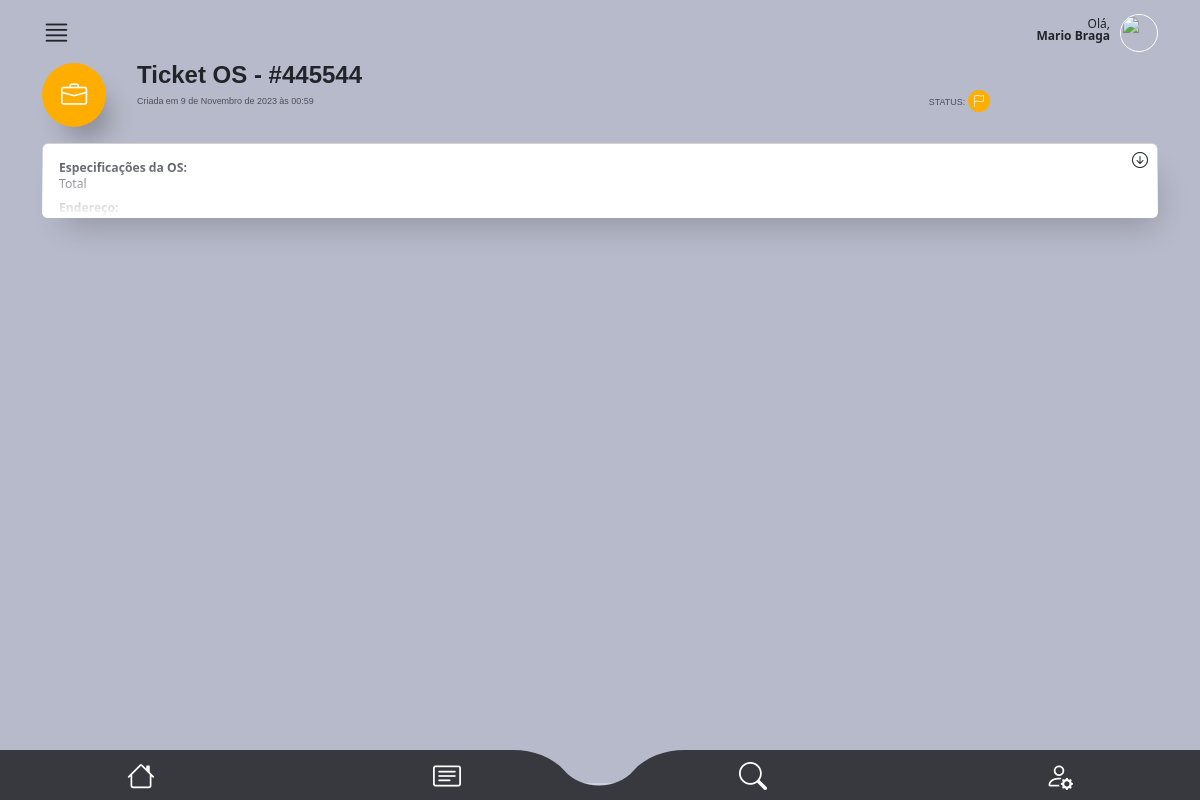
/main/os_detail2/1 (signed in), run on an earlier commit of the app's database.
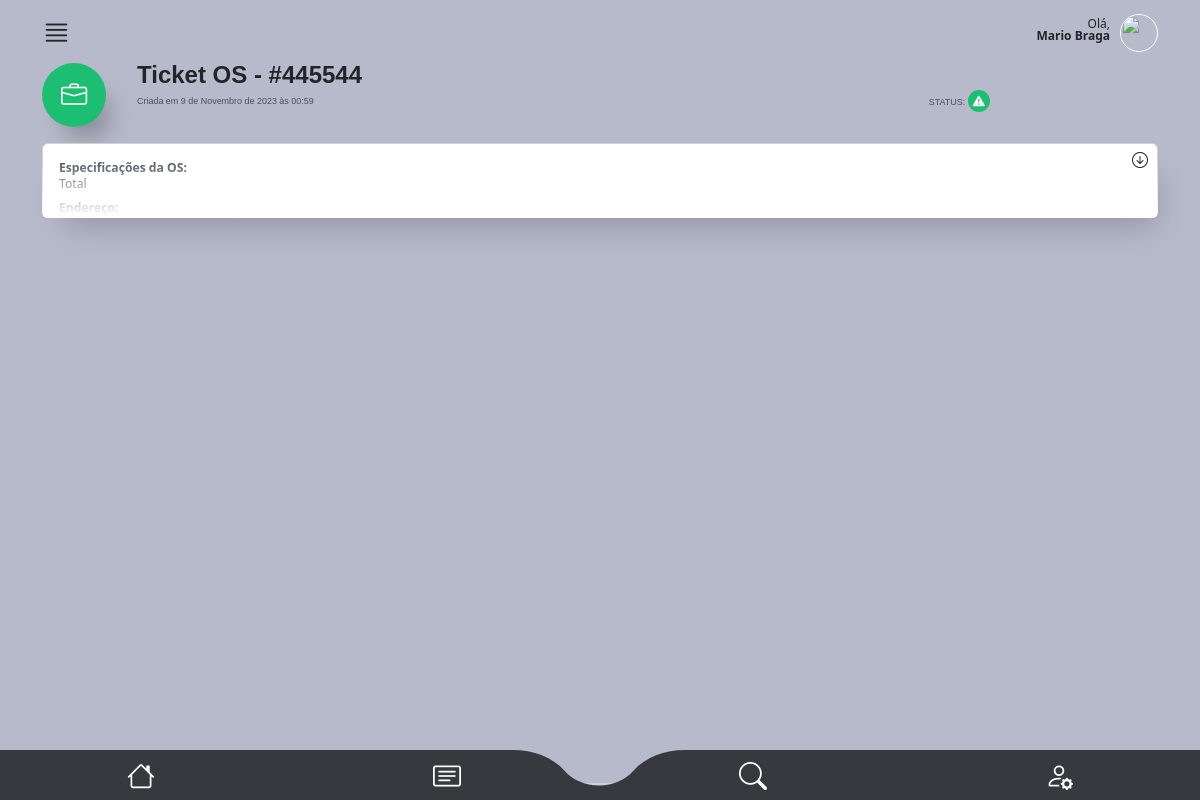
And on a later commit of the database.
### main/views.py (the view)
# urls.py: path("os_detail2/<int:ordem_id>", views.os_detail2, name="os_detail2"),
@user_passes_test(is_tecnico)
def os_detail2(request, ordem_id):
    try:
        user = request.user
        ordem = get_object_or_404(OrdemDeServico, id=ordem_id, tecnico=user)
        return render(
            request,
            "os_detail2.html",
            {
                "ordem": ordem,
                "user": user,
            },
        )
    except Exception as e:
        return render(request, "error.html", {"error_message": str(e)})

### authentication/models.py (called while the page is built)
    def __str__(self):
        return f"{self.rua}, {self.numero}, {self.complemento}, {self.bairro}, {self.cidade}, {self.estado}, CEP: {self.cep}"

### main/helpers.py (called while the page is built)
def is_tecnico(user):
    return user.groups.filter(name="Técnico").exists()

### main/templates/os_detail2.html (shortened to what this page needs)
{% extends "base2.html" %}
{% block rest %}
      <section id="detalhes_oc_scr">
        <div class="container">
            <div id="oc_detalhes">
              <div class="oc_titulo mb-1 mb-md-3">
                <div class="row">
                  <div class="col-3 col-md-1">
                    <div class="{% if ordem.status == 'Aguardando' %}icon bg01{% elif ordem.status == 'Atenção' %}icon bg06{% elif ordem.status == 'Urgente' %}icon bg05{% else %}icon bg02{% endif %}">
                        <i class="bi bi-briefcase text-light"></i>
                      </div>
                  </div>
                  <div class="col-9 col-md-10">
                    <h4 class="font-bold">
                      Ticket OS - #{{ordem.ticket}}
                    </h4>
                    <div class="row">
                      <div class="col-8 col-md-10">
                        <p class="font-medium color04">Criada em {{ordem.data_criacao}}</p>
                      </div>
                      <div class="col-4 col-md-2">
                        <p class="font-medium color04">STATUS:
                          <span class="{% if ordem.status == 'Aguardando' %}icon_sm bg01{% elif ordem.status == 'Atenção' %}icon_sm bg06{% elif ordem.status == 'Urgente' %}icon_sm bg05{% else %}icon_sm bg02{% endif %}">
                            {% if ordem.status == 'Aguardando' %}
                              <i class="bi bi-clock text-light"></i>
                            {% elif ordem.status == 'Atenção' %}
                              <i class="bi bi-flag text-light"></i>
                            {% else %}
                              <i class="bi bi-exclamation-triangle-fill text-light"></i>
                            {% endif %}
                          </span>
                        </p>
                      </div>
                    </div>
                  </div>
                </div>
              </div>
              <div class="oc_espec box-shadow">
                <span class="icon"><i class="bi bi-arrow-down-circle"></i></span>
                <div class="collapse" id="oc_espec">
                  <div class="card card-body color04">
                    <div class="row">
                      <div class="col-12">
                        <p><strong>Especificações da OS:</strong></p>
                        <p>{{ordem.descricao}} </p>
                      </div>
                      <div class="col-12 mt-2">
                        <p><strong>Endereço:</strong></p>
                        <p id="endereco">{{ordem.cliente.endereco}}</p>
                      </div>
                  </div>
                </div>
            </div>
            </div>
        </div>
      </section>
{% endblock %}

What changed in the data, as far as the page shows it:
changed OrdemDeServico "Total": status "Atenção" → "Concluído" (drawn)
